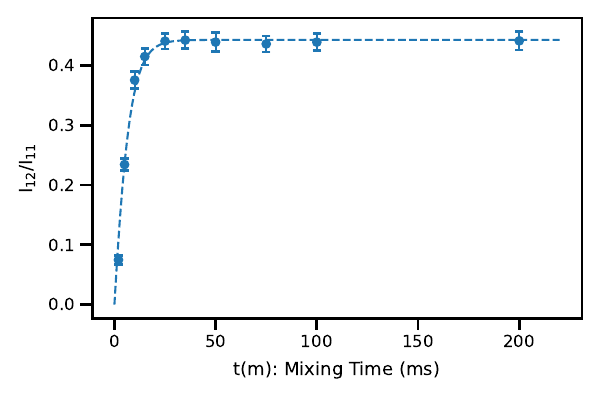

Write Python code to recreate this figure.
"""
Take the intensity ratios over mixing times from an EXSY 
experiment and fit to extract rate constants.
"""

import numpy as np
import matplotlib.pyplot as plt
import scipy.optimize
import argparse
import os

def calc_iratio(t_m, k_12, k_21):
    """
    Fitting to equation 3 in SI: 
    https://pubs.acs.org/doi/abs/10.1021/acs.jpclett.9b00052

    Parameters
    ----------
    t_m : array_like
        Mixing times (ms).
    k_12 : float
        Forward exchange rate (s⁻¹).
    k_21 : float
        Reverse exchange rate (s⁻¹).
    """
    return ((1 - np.exp(-(k_12 + k_21) * t_m)) * k_12) / \
           (k_21 + k_12 * np.exp(-(k_12 + k_21) * t_m))

def calc_rates(times, ratios):
    """
    Fit the intensity ratios to extract exchange rates k_12 and k_21.

    Parameters
    ----------
    times : array_like
        Mixing times (ms).
    ratios : array_like
        Intensity ratios (I12/I11).

    Returns
    -------
    param : array_like
        Fitted parameters [k_12, k_21].
    p_sigma : array_like
        Standard deviations of the fitted parameters.
    Kex : float
        Exchange ratio k_12/k_21.
    K_error : float
        Error in the exchange ratio.
    """
    param, param_cov = scipy.optimize.curve_fit(calc_iratio, times, ratios)
    # diagonal of cov matrix is the variance per parameter
    # sqrt of the variance is the stdev
    p_sigma = np.sqrt(np.diag(param_cov))

     # s^-1 to ms^-1
    k12 = param[0] * 1000 
    k21 = param[1] * 1000
    k12_err = p_sigma[0] * 1000
    k21_err = p_sigma[1] * 1000

    # exchange ratio
    Kex = param[0] / param[1]
    # propagate the error from division of rates
    # for z = x/y: ∆z/z = sqrt( (∆x/x)^2 + (∆y/y)^2 + ... ) | solving for ∆z
    K_error = Kex * np.sqrt((p_sigma[0]/param[0])**2 + (p_sigma[1]/param[1])**2)

    print(f"k_12 = {k12:.3f} ± {k12_err:.3f} ms⁻¹")
    print(f"k_21 = {k21:.3f} ± {k21_err:.3f} ms⁻¹")
    print(f"K_ex = {Kex:.3f} ± {K_error:.3f}")

    return param, p_sigma, Kex, K_error

def plot_fit(times, ratios, yerr, fit_params, output_prefix):
    """
    Plot the fitted curve along with the raw data.

    Parameters
    ----------
    times : array_like
        Mixing times (ms).
    ratios : array_like
        Intensity ratios (I12/I11).
    yerr : array_like
        Errors in intensity ratios.
    fit_params : array_like
        Fitted parameters [k_12, k_21].
    output_prefix : str
        Prefix for output PDF file.
    """
    fig, ax = plt.subplots()

    # Plot raw data
    ax.errorbar(times, ratios, yerr=yerr, fmt="o", capsize=3, capthick=2)

    # Plot fitted curve
    x_fit = np.linspace(0, max(times)*1.1, 500)
    y_fit = calc_iratio(x_fit, *fit_params)
    ax.plot(x_fit, y_fit, "--", color="tab:blue")

    ax.set(xlabel="t(m): Mixing Time (ms)", ylabel="I$_{12}$/I$_{11}$")
    fig.tight_layout()

    # Save PDF only
    pdf_file = f"{output_prefix}_fit.pdf"
    fig.savefig(pdf_file)
    print(f"Saved plot to: {pdf_file}")
    plt.show()

def load_data(input_file):
    data = np.loadtxt(input_file)
    times = data[:, 0]
    ratios = data[:, 1]
    if data.shape[1] > 2:
        errors = data[:, 2]
    else:
        errors = np.zeros_like(ratios)
    return times, ratios, errors

def main():
    parser = argparse.ArgumentParser(description="Fit EXSY intensity ratios to extract exchange rates.")
    parser.add_argument("input", help="Text file with columns: mixing_time(ms) I12/I11 [I12/I11_err]")
    parser.add_argument("-o", "--output", default="exsy", help="Prefix for output PDF file")
    parser.add_argument("--style", help="Matplotlib .mplstyle file to use for plotting")

    args = parser.parse_args()

    if args.style:
        if os.path.exists(args.style):
            plt.style.use(args.style)

    if not os.path.exists(args.input):
        print(f"Error: File '{args.input}' not found.")
        return

    times, ratios, errors = load_data(args.input)
    fit_params, fit_errors, Kex, Kex_err = calc_rates(times, ratios)
    output_prefix = os.path.splitext(args.output)[0]
    plot_fit(times, ratios, errors, fit_params, output_prefix)

if __name__ == "__main__":
    main()

